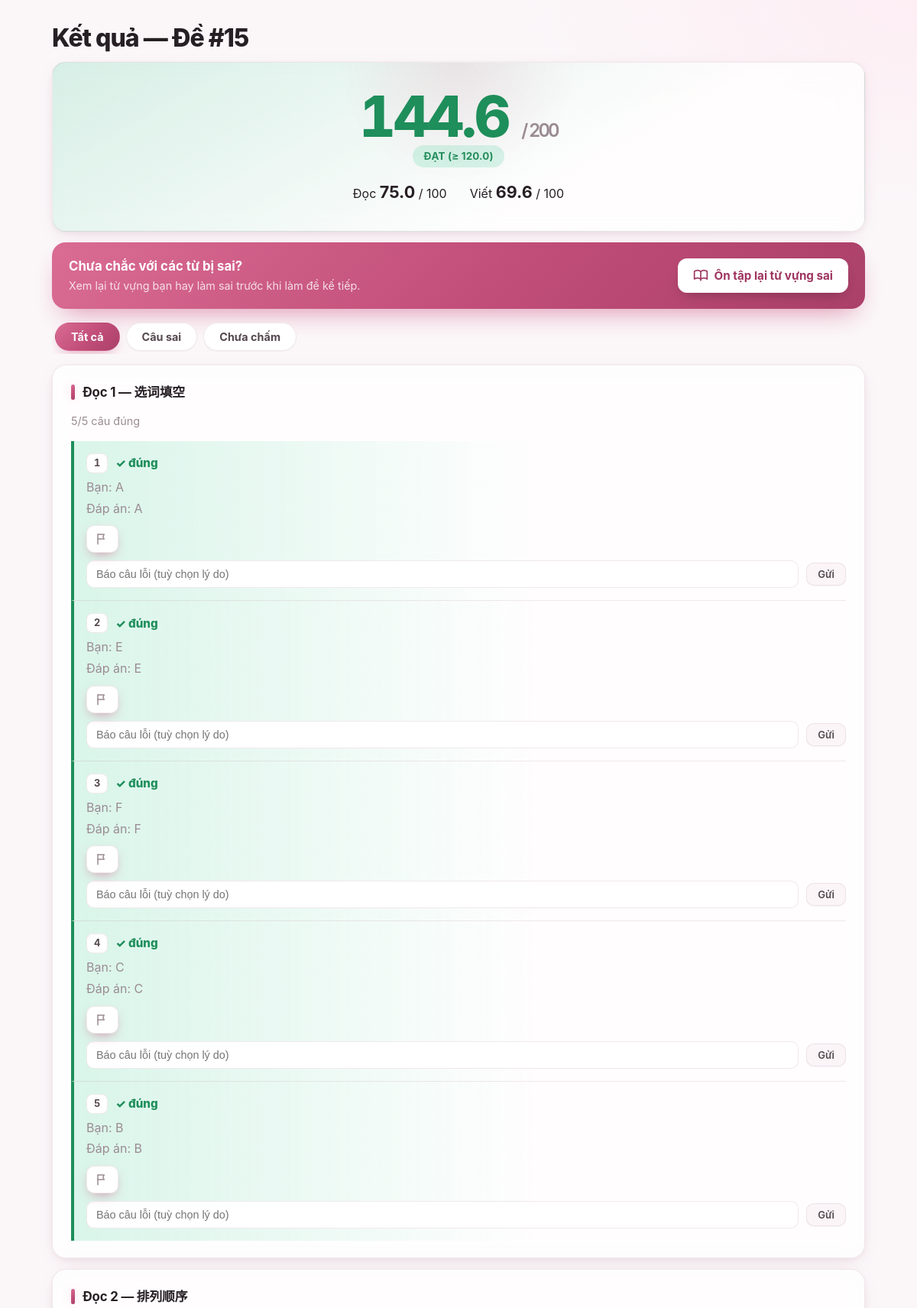
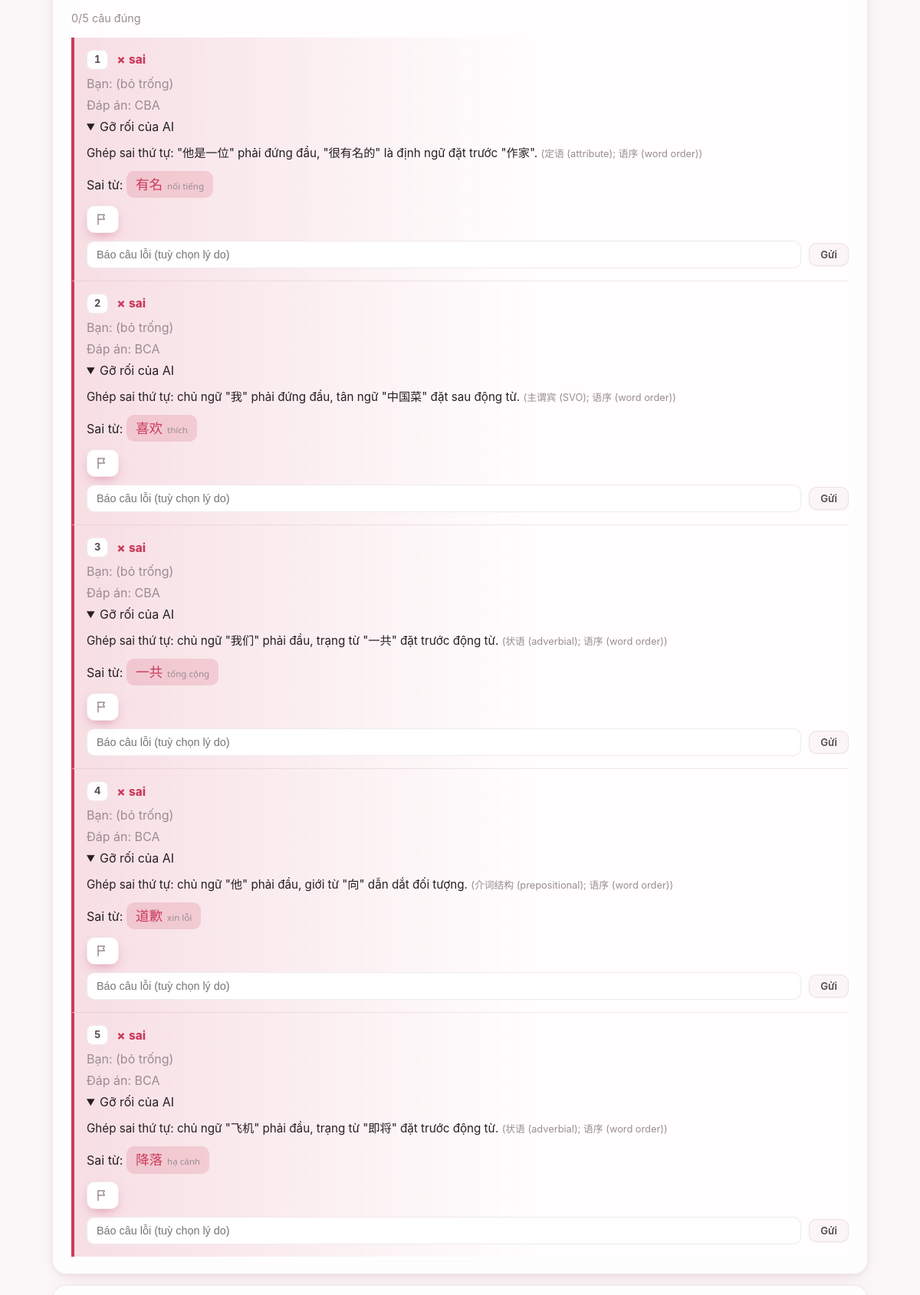
The page /attempts/2 (upper part) on the database its author committed (2 pictures, top to bottom).
### app/models.py (models this page shows)
class Exam(SQLModel, table=True):
    __tablename__ = "exams"
    id: int | None = Field(default=None, primary_key=True)
    mode: str  # 'full' | 'mini'
    model: str
    created_at: datetime = Field(default_factory=lambda: datetime.now(timezone.utc))
    status: str = "ready"  # 'ready' | 'failed'

class Attempt(SQLModel, table=True):
    __tablename__ = "attempts"
    id: int | None = Field(default=None, primary_key=True)
    exam_id: int = Field(index=True, foreign_key="exams.id")
    started_at: datetime = Field(default_factory=lambda: datetime.now(timezone.utc))
    submitted_at: datetime | None = None
    score_reading: float | None = None
    score_writing: float | None = None
    total: float | None = None

class Question(SQLModel, table=True):
    __tablename__ = "questions"
    id: int | None = Field(default=None, primary_key=True)
    exam_id: int = Field(index=True, foreign_key="exams.id")
    part: str  # 'fill_blank' | 'order' | 'reading' | 'build_sentence' | 'make_sentence'
    number: int
    group_no: int | None = None  # Đọc 1: nhóm 1/2; Đọc 3: nhóm đoạn hỏi 2 câu
    payload_json: str
    answer_json: str
    target_word_ids_json: str  # JSON list[int]

class Word(SQLModel, table=True):
    __tablename__ = "words"
    id: int | None = Field(default=None, primary_key=True)
    hanzi: str = Field(index=True, unique=True)
    pinyin: str
    han_viet: str | None = None
    meaning_vi: str
    level: int | None = None  # 3 hoặc 4, NULL nếu file không có cột "Cấp"
    example_zh: str | None = None
    example_pinyin: str | None = None
    example_vi: str | None = None
    created_at: datetime = Field(default_factory=lambda: datetime.now(timezone.utc))

### app/routes_exam.py (the view)
@router.get("/attempts/{attempt_id}", response_class=HTMLResponse)
def attempt_page(attempt_id: int, request: Request, regrade_error: int = 0,
                 session: Session = Depends(get_session)):
    attempt = session.get(Attempt, attempt_id)
    if not attempt:
        return HTMLResponse("Không tìm thấy.", status_code=404)
    exam = session.get(Exam, attempt.exam_id)
    qs = session.exec(select(Question).where(Question.exam_id == exam.id)).all()
    answers = {a.question_id: a for a in session.exec(
        select(Answer).where(Answer.attempt_id == attempt_id)).all()}
    reported_qids = {r.question_id for r in session.exec(select(Report)).all()}
    words = {w.id: w for w in session.exec(select(Word)).all()}
    def user_display(q: Question, a: Answer | None) -> str:
        if a is None:
            return ""
        raw = json.loads(a.user_answer_json)
        raw = raw if isinstance(raw, str) else json.dumps(raw, ensure_ascii=False)
        if q.part == "build_sentence":
            return " ".join(c for c in raw.split("|") if c)
        return raw
    rows = []
    for q in sorted(qs, key=lambda x: (x.part, x.group_no or 0, x.number)):
        a = answers.get(q.id)
        fb = json.loads(a.feedback_json) if (a and a.feedback_json) else None
        ans = json.loads(q.answer_json) if q.answer_json else None
        rows.append({
            "q": q, "a": a, "fb": fb,
            "user": user_display(q, a),
            "reported": q.id in reported_qids,
            "pending": bool(a and a.is_correct is None),
            "wrong_words": ([words[i] for i in json.loads(q.target_word_ids_json)
                             if i in words] if (a and a.is_correct is False) else []),
        })
    n_pending = sum(1 for r in rows if r["pending"] and r["user"])
    parts = []
    for part, label in PART_LABELS.items():
        prows = [r for r in rows if r["q"].part == part]
        if not prows:
            continue
        parts.append({
            "part": part, "label": label, "rows": prows,
            "n_ok": sum(1 for r in prows if r["a"] and r["a"].is_correct),
        })
    return templates.TemplateResponse(
        request, "attempt.html",
        {"attempt": attempt, "exam": exam, "rows": rows, "parts": parts,
         "pass_total": PASS_TOTAL, "n_pending": n_pending,
         "regrade_error": bool(regrade_error),
         "ans_by_q": {q.id: (json.loads(q.answer_json) if q.answer_json else None)
                      for q in qs}},
    )

### app/templates/attempt.html (shortened to what this page needs)
<!doctype html>
<html lang="vi">
<head>
<link rel="stylesheet" href="/static/style.css">
</head>
<body>
<main class="page">
  <h1>Kết quả — Đề #{{ exam.id }}</h1>
  {% set passed = attempt.total is not none and attempt.total >= pass_total %}
  <div class="card score-hero {{ 'grad-pass' if passed else 'grad-fail' }}">
    <div class="total {{ 'pass' if passed else 'fail' }}">
      {{ attempt.total if attempt.total is not none else '?' }}
      <span class="muted score-denom">/ 200</span>
    </div>
    {% if passed %}
      <div><span class="badge ok">ĐẠT (≥ {{ pass_total }})</span></div>
    {% else %}
      <div><span class="badge bad">CHƯA ĐẠT (cần ≥ {{ pass_total }})</span></div>
    {% endif %}
    <div class="score-sub">
      <span>Đọc <b>{{ attempt.score_reading }}</b> / 100</span>
      <span>Viết <b>{{ attempt.score_writing }}</b> / 100</span>
    </div>
  </div>
  <div class="cta-band">
    <div>
      <b>Chưa chắc với các từ bị sai?</b>
      <span class="muted">Xem lại từ vựng bạn hay làm sai trước khi làm đề kế tiếp.</span>
    </div>
    <a class="btn" href="/review">
      <svg class="icon-sm" viewBox="0 0 24 24" fill="none" stroke="currentColor" stroke-width="2" stroke-linecap="round" stroke-linejoin="round" aria-hidden="true"><path d="M12 6c-3-2-7-2-10 0v12c3-2 7-2 10 0 3-2 7-2 10 0V6c-3-2-7-2-10 0Z"/><path d="M12 6v14"/></svg>
      Ôn tập lại từ vựng sai
    </a>
  </div>
  <div class="filter-tabs" role="tablist" aria-label="Lọc kết quả">
    <button type="button" class="tab active" data-filter="all">Tất cả</button>
    <button type="button" class="tab" data-filter="wrong">Câu sai</button>
    <button type="button" class="tab" data-filter="pending">Chưa chấm</button>
  </div>
  {% for p in parts %}
  <div class="card">
    <h2>{{ p.label }}</h2>
    <p class="muted part-progress" data-progress>{{ p.n_ok }}/{{ p.rows | length }} câu đúng</p>
    {% for r in p.rows %}
    <div class="resrow {{ 'rep' if r.reported }} {{ 'res-correct' if r.a and r.a.is_correct is true }} {{ 'res-wrong' if r.a and r.a.is_correct is false }} {{ 'res-pending' if r.pending and r.user }}">
      <div class="qhead">
        <span class="qnum">{{ r.q.number }}</span>
        {% if r.a and r.a.is_correct is true %}<span class="mark ok">✓ đúng</span>
        {% elif r.a and r.a.is_correct is false %}<span class="mark bad">✗ sai</span>{% endif %}
      </div>
      <div class="muted userans">Bạn: {{ r.user if r.user else "(bỏ trống)" }}</div>
      {% set ans = ans_by_q[r.q.id] %}
      {% if ans %}
      <div class="muted userans">
        {% if ans.order %}Đáp án: {{ ans.order }}
        {% elif ans.label %}Đáp án: {{ ans.label }}
        {% elif ans.chunks %}Đáp án: <span class="zh" style="font-size:1.15rem">{{ ans.chunks | join(" ") }}</span>{% endif %}
      </div>
      {% endif %}
      {% if r.fb and r.fb.explanation_vi %}
      <details class="fb" {% if not (r.a and r.a.is_correct is true) %}open{% endif %}>
        <summary>Gỡ rối của AI</summary>
        <div class="fb-body">
          {{ r.fb.explanation_vi }}
          {% if r.fb.grammar_tag %} <span class="muted small">({{ r.fb.grammar_tag }}){% endif %}
        </div>
      </details>
      {% endif %}
      {% if r.wrong_words %}
      <div class="wrongwords">Sai từ:
        {% for w in r.wrong_words %}
        <span class="wrongword">{{ w.hanzi }} <small>{{ w.meaning_vi }}</small></span>
        {% endfor %}
      </div>
      {% endif %}
      <div class="report-wrap">
        <button type="button" class="btn-flag" data-report aria-label="Báo câu lỗi">
          <svg class="icon-sm" viewBox="0 0 24 24" fill="none" stroke="currentColor" stroke-width="2" stroke-linecap="round" stroke-linejoin="round" aria-hidden="true"><path d="M4 21V4"/><path d="M4 4h11l-2 4 2 4H4"/></svg>
        </button>
        <form method="post" action="/attempts/{{ attempt.id }}/report" class="report-form" hidden>
          <input type="text" name="note" placeholder="Báo câu lỗi (tuỳ chọn lý do)">
          <button type="submit" class="btn small">Gửi</button>
        </form>
      </div>
    </div>
    {% endfor %}
  </div>
  {% endfor %}
</main>
</body>
</html>

### rows shown on the page
Exam: id "15"
Attempt: total "144.6", score_reading "75.0", score_writing "69.6"
Question: q.number "1"
Question: q.number "2"
Question: q.number "3"
Question: q.number "4"
Question: q.number "5"
Question: q.number "1"
Word: hanzi "有名", meaning_vi "nổi tiếng"
Question: q.number "2"
Word: hanzi "喜欢", meaning_vi "thích"
Question: q.number "3"
Word: hanzi "一共", meaning_vi "tổng cộng"
Question: q.number "4"
Word: hanzi "道歉", meaning_vi "xin lỗi"
Question: q.number "5"
Word: hanzi "降落", meaning_vi "hạ cánh"

### other values the page prints
{{ pass_total }} "120.0"
{{ p.label }} "Đọc 1 — 选词填空" "Đọc 2 — 排列顺序"
{{ p.n_ok }} "5" "0"
{{ p.rows | length }} "5" "5"
{{ r.user if r.user else "(bỏ trống)" }} "A" "E" "F" "C" "B" "(bỏ trống)" "(bỏ trống)" "(bỏ trống)" "(bỏ trống)" "(bỏ trống)"
{{ ans.label }} "A" "E" "F" "C" "B"
{{ ans.order }} "CBA" "BCA" "CBA" "BCA" "BCA"
{{ r.fb.explanation_vi }} "Ghép sai thứ tự: \"他是一位\" phải đứng đầu, \"很有名的\" là định ngữ đặt trước \"作家\"." "Ghép sai thứ tự: chủ ngữ \"我\" phải đứng đầu, tân ngữ \"中国菜\" đặt sau động từ." "Ghép sai thứ tự: chủ ngữ \"我们\" phải đầu, trạng từ \"一共\" đặt trước động từ." "Ghép sai thứ tự: chủ ngữ \"他\" phải đầu, giới từ \"向\" dẫn dắt đối tượng." "Ghép sai thứ tự: chủ ngữ \"飞机\" phải đầu, trạng từ \"即将\" đặt trước động từ."
{{ r.fb.grammar_tag }} "定语 (attribute); 语序 (word order)" "主谓宾 (SVO); 语序 (word order)" "状语 (adverbial); 语序 (word order)" "介词结构 (prepositional); 语序 (word order)" "状语 (adverbial); 语序 (word order)"
